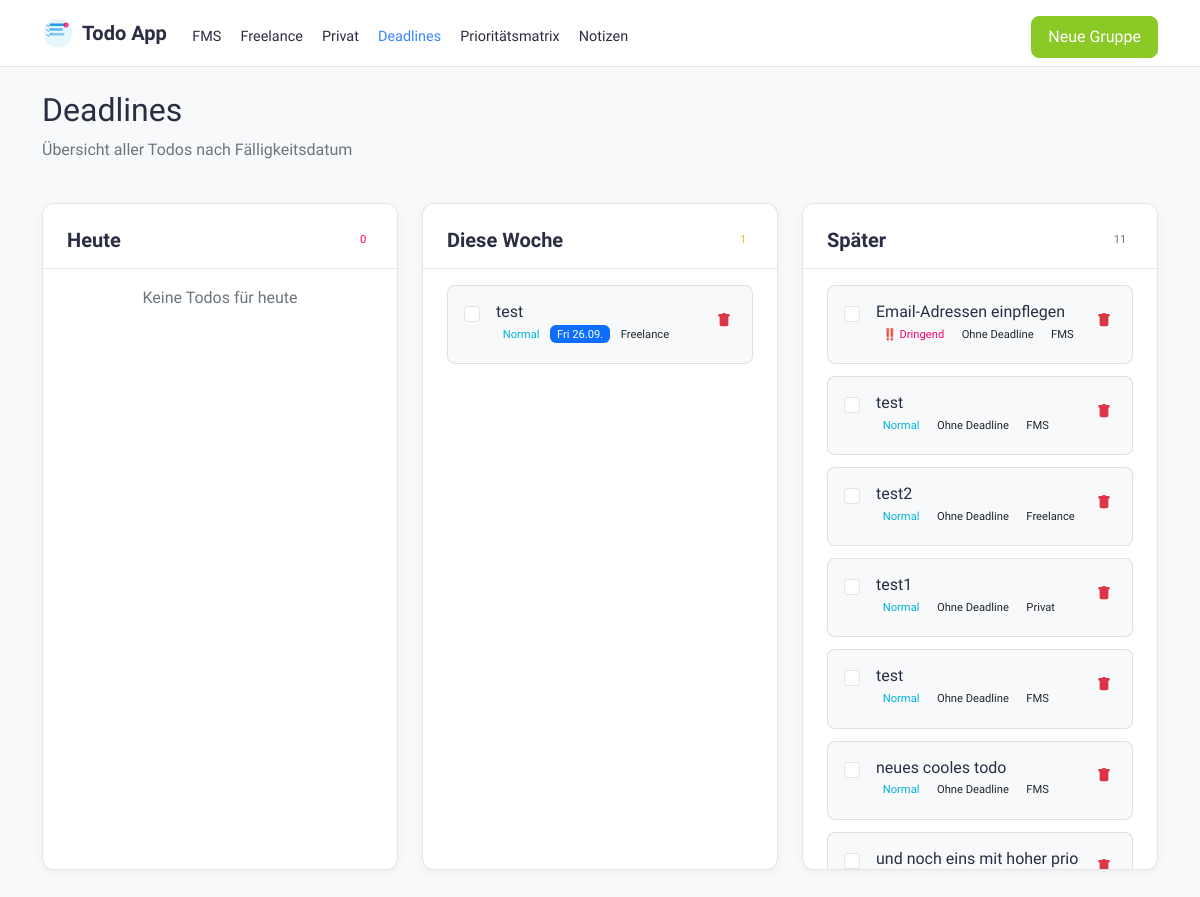
The page /deadlines on the database its author committed.
### app_sqlite_backup.py (models this page shows, shortened)
class TaskGroup(db.Model):
    id = db.Column(db.Integer, primary_key=True)
    name = db.Column(db.String(100), nullable=False)
    created_at = db.Column(db.DateTime, default=datetime.utcnow)
    todos = db.relationship('Todo', backref='group', lazy=True, cascade='all, delete-orphan')

class Todo(db.Model):
    id = db.Column(db.Integer, primary_key=True)
    title = db.Column(db.String(200), nullable=False)
    description = db.Column(db.Text)
    completed = db.Column(db.Boolean, default=False)
    priority = db.Column(db.String(10), default='medium')
    created_at = db.Column(db.DateTime, default=datetime.utcnow)
    due_date = db.Column(db.DateTime, nullable=True)
    group_id = db.Column(db.Integer, db.ForeignKey('task_group.id'), nullable=False)
    parent_id = db.Column(db.Integer, db.ForeignKey('todo.id'), nullable=True)
    sub_todos = db.relationship('Todo', backref=db.backref('parent', remote_side=[id]),
                              cascade='all, delete-orphan')
    @property
    def deadline_category(self):
        if not self.due_date:
            return 'someday'
        now = datetime.utcnow()
        today = now.date()
        tomorrow = today + timedelta(days=1)
        next_week = today + timedelta(days=7)
        due_date = self.due_date.date()
        if due_date == today:
            return 'today'
        elif due_date < next_week:
            return 'upcoming'
        else:
            return 'someday'

### app_sqlite_backup.py (the view)
@app.route('/deadlines')
def deadlines():
    todos = Todo.query.filter_by(completed=False, parent_id=None).all()
    categories = {
        'today': [],
        'upcoming': [],
        'someday': []
    }
    for todo in todos:
        category = todo.deadline_category
        categories[category].append(todo)
    for category in categories:
        categories[category].sort(key=lambda x: (
            x.priority == 'urgent',
            x.priority == 'high',
            x.priority == 'medium',
            x.priority == 'low'
        ), reverse=True)
    return render_template('deadlines.html', categories=categories)

### templates/deadlines.html (shortened to what this page needs)
{% extends "base.html" %}
{% block content %}
<div class="row mb-4">
    <div class="col">
        <h2>Deadlines</h2>
        <p class="text-muted">Übersicht aller Todos nach Fälligkeitsdatum</p>
    </div>
</div>
<div class="row g-4">
    <div class="col-lg-4 col-md-6">
        <div class="deadline-card today">
            <div class="deadline-header">
                <h3>Heute</h3>
                <span class="badge bg-danger">{{ categories.today|length }}</span>
            </div>
            <div class="deadline-body">
                {% if categories.today %}
                    {% for todo in categories.today %}
                        <div class="deadline-item">
                            <div class="d-flex align-items-start">
                                <div class="form-check me-2">
                                    <input type="checkbox"
                                           class="form-check-input todo-checkbox"
                                           data-todo-id="{{ todo.id }}"
                                           {% if todo.completed %}checked{% endif %}>
                                </div>
                                <div class="flex-grow-1">
                                    <div class="d-flex justify-content-between align-items-start">
                                        <div class="todo-content" style="cursor: pointer;" onclick="window.location.href='{{ url_for('edit_todo', id=todo.id) }}'">
                                            <h6 class="mb-1 {% if todo.completed %}text-decoration-line-through text-muted{% endif %}">
                                                {{ todo.title }}
                                            </h6>
                                            <div class="d-flex flex-wrap gap-1 mb-1">
                                                {% if todo.priority == 'urgent' %}
                                                    <span class="badge bg-danger">‼️ Dringend</span>
                                                {% elif todo.priority == 'high' %}
                                                    <span class="badge bg-warning">❗ Hoch</span>
                                                {% elif todo.priority == 'medium' %}
                                                    <span class="badge bg-info">Normal</span>
                                                {% elif todo.priority == 'low' %}
                                                    <span class="badge bg-secondary">Niedrig</span>
                                                {% endif %}
                                                <span class="badge bg-primary">
                                                    {{ todo.due_date.strftime('%H:%M') if todo.due_date else 'Heute' }}
                                                </span>
                                                <span class="badge bg-light text-dark">{{ todo.group.name }}</span>
                                            </div>
                                            {% if todo.description %}
                                                <p class="mb-0 text-muted small">{{ todo.description[:100] }}{% if todo.description|length > 100 %}...{% endif %}</p>
                                            {% endif %}
                                        </div>
                                        <div class="btn-group">
                                            <a href="{{ url_for('delete_todo', id=todo.id) }}" class="btn btn-link text-danger p-1" title="Todo löschen" onclick="return confirm('Sind Sie sicher?')">
                                                <svg xmlns="http://www.w3.org/2000/svg" width="14" height="14" fill="currentColor" class="bi bi-trash" viewBox="0 0 16 16">
                                                    <path d="M5.5 5.5A.5.5 0 0 1 6 6v6a.5.5 0 0 1-1 0V6a.5.5 0 0 1 .5-.5Zm2.5 0a.5.5 0 0 1 .5.5v6a.5.5 0 0 1-1 0V6a.5.5 0 0 1 .5-.5Zm3 .5a.5.5 0 0 0-1 0v6a.5.5 0 0 0 1 0V6Z"/>
                                                    <path d="M14.5 3a1 1 0 0 1-1 1H13v9a2 2 0 0 1-2 2H5a2 2 0 0 1-2-2V4h-.5a1 1 0 0 1-1-1V2a1 1 0 0 1 1-1H6a1 1 0 0 1 1-1h2a1 1 0 0 1 1 1h3.5a1 1 0 0 1 1 1v1Z"/>
                                                </svg>
                                            </a>
                                        </div>
                                    </div>
                                </div>
                            </div>
                        </div>
                    {% endfor %}
                {% else %}
                    <p class="text-muted text-center">Keine Todos für heute</p>
                {% endif %}
            </div>
        </div>
    </div>
    <div class="col-lg-4 col-md-6">
        <div class="deadline-card upcoming">
            <div class="deadline-header">
                <h3>Diese Woche</h3>
                <span class="badge bg-warning">{{ categories.upcoming|length }}</span>
            </div>
            <div class="deadline-body">
                {% if categories.upcoming %}
                    {% for todo in categories.upcoming %}
                        <div class="deadline-item">
                            <div class="d-flex align-items-start">
                                <div class="form-check me-2">
                                    <input type="checkbox"
                                           class="form-check-input todo-checkbox"
                                           data-todo-id="{{ todo.id }}"
                                           {% if todo.completed %}checked{% endif %}>
                                </div>
                                <div class="flex-grow-1">
                                    <div class="d-flex justify-content-between align-items-start">
                                        <div class="todo-content" style="cursor: pointer;" onclick="window.location.href='{{ url_for('edit_todo', id=todo.id) }}'">
                                            <h6 class="mb-1 {% if todo.completed %}text-decoration-line-through text-muted{% endif %}">
                                                {{ todo.title }}
                                            </h6>
                                            <div class="d-flex flex-wrap gap-1 mb-1">
                                                {% if todo.priority == 'urgent' %}
                                                    <span class="badge bg-danger">‼️ Dringend</span>
                                                {% elif todo.priority == 'high' %}
                                                    <span class="badge bg-warning">❗ Hoch</span>
                                                {% elif todo.priority == 'medium' %}
                                                    <span class="badge bg-info">Normal</span>
                                                {% elif todo.priority == 'low' %}
                                                    <span class="badge bg-secondary">Niedrig</span>
                                                {% endif %}
                                                <span class="badge bg-primary">
                                                    {{ todo.due_date.strftime('%a %d.%m.') if todo.due_date else 'Diese Woche' }}
                                                </span>
                                                <span class="badge bg-light text-dark">{{ todo.group.name }}</span>
                                            </div>
                                        </div>
                                        <div class="btn-group">
                                            <a href="{{ url_for('delete_todo', id=todo.id) }}" class="btn btn-link text-danger p-1" title="Todo löschen" onclick="return confirm('Sind Sie sicher?')">
                                            </a>
                                        </div>
                                    </div>
                                </div>
                            </div>
                        </div>
                    {% endfor %}
                {% else %}
                    <p class="text-muted text-center">Keine Todos für diese Woche</p>
                {% endif %}
            </div>
        </div>
    </div>
    <div class="col-lg-4 col-md-6">
        <div class="deadline-card someday">
            <div class="deadline-header">
                <h3>Später</h3>
                <span class="badge bg-secondary">{{ categories.someday|length }}</span>
            </div>
            <div class="deadline-body">
                {% if categories.someday %}
                    {% for todo in categories.someday %}
                        <div class="deadline-item">
                            <div class="d-flex align-items-start">
                                <div class="form-check me-2">
                                    <input type="checkbox"
                                           class="form-check-input todo-checkbox"
                                           data-todo-id="{{ todo.id }}"
                                           {% if todo.completed %}checked{% endif %}>
                                </div>
                                <div class="flex-grow-1">
                                    <div class="d-flex justify-content-between align-items-start">
                                        <div class="todo-content" style="cursor: pointer;" onclick="window.location.href='{{ url_for('edit_todo', id=todo.id) }}'">
                                            <h6 class="mb-1 {% if todo.completed %}text-decoration-line-through text-muted{% endif %}">
                                                {{ todo.title }}
                                            </h6>
                                            <div class="d-flex flex-wrap gap-1 mb-1">
                                                {% if todo.priority == 'urgent' %}
                                                    <span class="badge bg-danger">‼️ Dringend</span>
                                                {% elif todo.priority == 'high' %}
                                                    <span class="badge bg-warning">❗ Hoch</span>
                                                {% elif todo.priority == 'medium' %}
                                                    <span class="badge bg-info">Normal</span>
                                                {% elif todo.priority == 'low' %}
                                                    <span class="badge bg-secondary">Niedrig</span>
                                                {% endif %}
                                                {% if todo.due_date %}
                                                    <span class="badge bg-primary">
                                                        {{ todo.due_date.strftime('%d.%m.%Y') }}
                                                    </span>
                                                {% else %}
                                                    <span class="badge bg-light text-dark">Ohne Deadline</span>
                                                {% endif %}
                                                <span class="badge bg-light text-dark">{{ todo.group.name }}</span>
                                            </div>
                                        </div>
                                        <div class="btn-group">
                                            <a href="{{ url_for('delete_todo', id=todo.id) }}" class="btn btn-link text-danger p-1" title="Todo löschen" onclick="return confirm('Sind Sie sicher?')">
                                            </a>
                                        </div>
                                    </div>
                                </div>
                            </div>
                        </div>
                    {% endfor %}
                {% else %}
                    <p class="text-muted text-center">Keine Todos für später</p>
                {% endif %}
            </div>
        </div>
    </div>
</div>
{% endblock %}

### templates/base.html (shortened to what this page needs)
<!DOCTYPE html>
<html lang="de">
    <head>
        <link href="https://cdn.jsdelivr.net/npm/bootstrap@5.1.3/dist/css/bootstrap.min.css" rel="stylesheet">
</head>
<body>
    <nav class="navbar navbar-expand-lg sticky-top mb-4">
        <div class="container">
            <div class="d-flex align-items-center">
                <a class="navbar-brand" href="{{ url_for('index') }}">
                    Todo App
                </a>
            </div>
            <div class="collapse navbar-collapse" id="navbarNav">
                <ul class="navbar-nav me-auto">
                    {% for nav_group in groups %}
                        <li class="nav-item">
                            <a class="nav-link {% if selected_group and selected_group.id == nav_group.id %}active{% endif %}"
                               href="{{ url_for('index', group_id=nav_group.id) }}">
                                {{ nav_group.name }}
                            </a>
                        </li>
                    {% endfor %}
                        <li class="nav-item">
                            <a class="nav-link {% if request.endpoint == 'deadlines' %}active{% endif %}"
                               href="{{ url_for('deadlines') }}">
                                Deadlines
                            </a>
                        </li>
                        <li class="nav-item">
                            <a class="nav-link {% if request.endpoint == 'priority_matrix' %}active{% endif %}"
                               href="{{ url_for('priority_matrix') }}">
                                Prioritätsmatrix
                            </a>
                        </li>
                        <li class="nav-item">
                            <a class="nav-link {% if request.endpoint == 'notes' %}active{% endif %}"
                               href="{{ url_for('notes') }}">
                                Notizen
                            </a>
                        </li>
                </ul>
                    <div class="d-flex align-items-center">
                        <a href="{{ url_for('new_group') }}" class="btn btn-success">Neue Gruppe</a>
                    </div>
            </div>
        </div>
    </nav>
    <div class="container">
        {% block content %}{% endblock %}
    </div>
</body>
</html>

### rows shown on the page
TaskGroup: name "FMS"
TaskGroup: name "Freelance"
TaskGroup: name "Privat"
Todo: title "test", priority "Normal", due_date "Fri 26.09.", group.name "Freelance"
Todo: title "Email-Adressen einpflegen", priority "‼️ Dringend", shows "Ohne Deadline", group.name "FMS"
Todo: title "test", priority "Normal", shows "Ohne Deadline", group.name "FMS"
Todo: title "test2", priority "Normal", shows "Ohne Deadline", group.name "Freelance"
Todo: title "test1", priority "Normal", shows "Ohne Deadline", group.name "Privat"
Todo: title "test", priority "Normal", shows "Ohne Deadline", group.name "FMS"
Todo: title "neues cooles todo", priority "Normal", shows "Ohne Deadline", group.name "FMS"
Todo: title "und noch eins mit hoher prio"

### other values the page prints
{{ categories.today|length }} "0"
{{ categories.upcoming|length }} "1"
{{ categories.someday|length }} "11"
